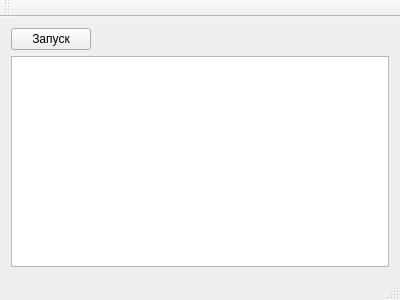
<?xml version="1.0" encoding="UTF-8"?>
<ui version="4.0">
 <class>MainWindow</class>
 <widget class="QMainWindow" name="MainWindow">
  <property name="geometry">
   <rect>
    <x>0</x>
    <y>0</y>
    <width>400</width>
    <height>300</height>
   </rect>
  </property>
  <property name="windowTitle">
   <string>MainWindow</string>
  </property>
  <widget class="QWidget" name="centralWidget">
   <layout class="QVBoxLayout" name="verticalLayout">
    <item>
     <layout class="QHBoxLayout" name="horizontalLayout">
      <item>
       <widget class="QPushButton" name="pushButton">
        <property name="text">
         <string>Запуск</string>
        </property>
       </widget>
      </item>
      <item>
       <spacer name="horizontalSpacer">
        <property name="orientation">
         <enum>Qt::Horizontal</enum>
        </property>
        <property name="sizeHint" stdset="0">
         <size>
          <width>40</width>
          <height>20</height>
         </size>
        </property>
       </spacer>
      </item>
     </layout>
    </item>
    <item>
     <widget class="QPlainTextEdit" name="plainTextEdit">
      <property name="readOnly">
       <bool>true</bool>
      </property>
     </widget>
    </item>
   </layout>
  </widget>
  <widget class="QMenuBar" name="menuBar">
   <property name="geometry">
    <rect>
     <x>0</x>
     <y>0</y>
     <width>400</width>
     <height>21</height>
    </rect>
   </property>
  </widget>
  <widget class="QToolBar" name="mainToolBar">
   <attribute name="toolBarArea">
    <enum>TopToolBarArea</enum>
   </attribute>
   <attribute name="toolBarBreak">
    <bool>false</bool>
   </attribute>
  </widget>
  <widget class="QStatusBar" name="statusBar"/>
 </widget>
 <layoutdefault spacing="6" margin="11"/>
 <resources/>
 <connections/>
</ui>
